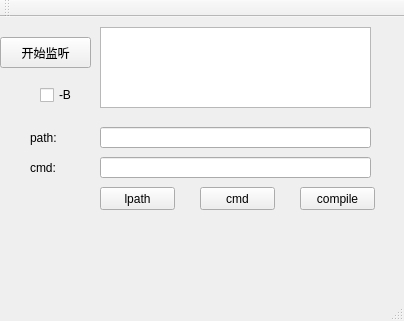
<?xml version="1.0" encoding="UTF-8"?>
<ui version="4.0">
 <class>MainWindow</class>
 <widget class="QMainWindow" name="MainWindow">
  <property name="geometry">
   <rect>
    <x>0</x>
    <y>0</y>
    <width>404</width>
    <height>321</height>
   </rect>
  </property>
  <property name="minimumSize">
   <size>
    <width>402</width>
    <height>242</height>
   </size>
  </property>
  <property name="windowTitle">
   <string>MainWindow</string>
  </property>
  <widget class="QWidget" name="centralWidget">
   <widget class="QLineEdit" name="listen_path">
    <property name="geometry">
     <rect>
      <x>100</x>
      <y>110</y>
      <width>271</width>
      <height>21</height>
     </rect>
    </property>
   </widget>
   <widget class="QLabel" name="label">
    <property name="geometry">
     <rect>
      <x>30</x>
      <y>110</y>
      <width>41</width>
      <height>21</height>
     </rect>
    </property>
    <property name="text">
     <string>path:</string>
    </property>
   </widget>
   <widget class="QPushButton" name="choseCmdfile">
    <property name="geometry">
     <rect>
      <x>200</x>
      <y>170</y>
      <width>75</width>
      <height>23</height>
     </rect>
    </property>
    <property name="text">
     <string>cmd</string>
    </property>
   </widget>
   <widget class="QPushButton" name="listen">
    <property name="geometry">
     <rect>
      <x>0</x>
      <y>20</y>
      <width>91</width>
      <height>31</height>
     </rect>
    </property>
    <property name="text">
     <string>开始监听</string>
    </property>
   </widget>
   <widget class="QCheckBox" name="checkBox">
    <property name="geometry">
     <rect>
      <x>40</x>
      <y>70</y>
      <width>41</width>
      <height>16</height>
     </rect>
    </property>
    <property name="text">
     <string>-B</string>
    </property>
   </widget>
   <widget class="QPushButton" name="startmm">
    <property name="geometry">
     <rect>
      <x>300</x>
      <y>170</y>
      <width>75</width>
      <height>23</height>
     </rect>
    </property>
    <property name="text">
     <string>compile</string>
    </property>
   </widget>
   <widget class="QTextBrowser" name="brower_status">
    <property name="geometry">
     <rect>
      <x>100</x>
      <y>10</y>
      <width>271</width>
      <height>81</height>
     </rect>
    </property>
   </widget>
   <widget class="QLabel" name="label_2">
    <property name="geometry">
     <rect>
      <x>30</x>
      <y>140</y>
      <width>41</width>
      <height>21</height>
     </rect>
    </property>
    <property name="text">
     <string>cmd:</string>
    </property>
   </widget>
   <widget class="QLineEdit" name="cmd_path">
    <property name="geometry">
     <rect>
      <x>100</x>
      <y>140</y>
      <width>271</width>
      <height>21</height>
     </rect>
    </property>
   </widget>
   <widget class="QPushButton" name="choselpath">
    <property name="geometry">
     <rect>
      <x>100</x>
      <y>170</y>
      <width>75</width>
      <height>23</height>
     </rect>
    </property>
    <property name="text">
     <string>lpath</string>
    </property>
   </widget>
  </widget>
  <widget class="QMenuBar" name="menuBar">
   <property name="geometry">
    <rect>
     <x>0</x>
     <y>0</y>
     <width>404</width>
     <height>30</height>
    </rect>
   </property>
  </widget>
  <widget class="QToolBar" name="mainToolBar">
   <attribute name="toolBarArea">
    <enum>TopToolBarArea</enum>
   </attribute>
   <attribute name="toolBarBreak">
    <bool>false</bool>
   </attribute>
  </widget>
  <widget class="QStatusBar" name="statusBar"/>
 </widget>
 <layoutdefault spacing="6" margin="11"/>
 <resources/>
 <connections/>
</ui>
